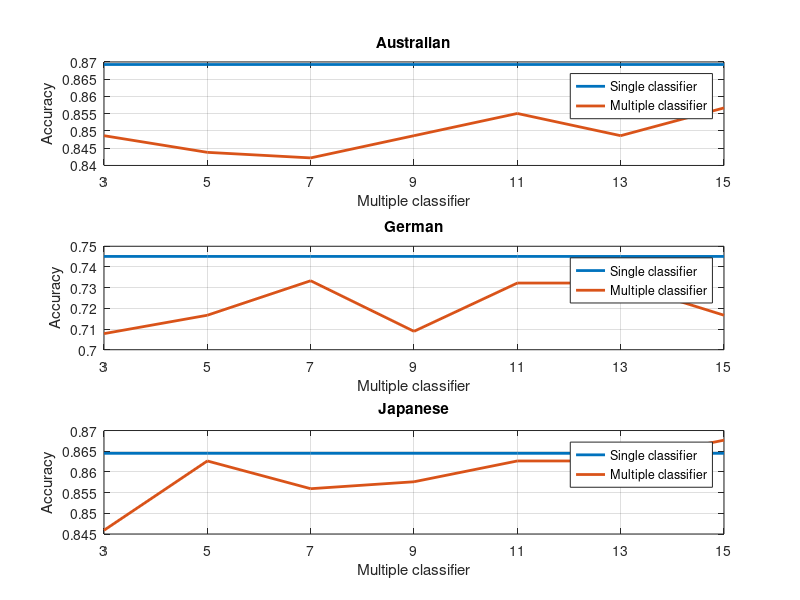

Write the MATLAB code that produced this figure.
clc
close all
clear all

format long

single = importdata("data/single.csv");
multiple = importdata("data/multiple.csv");

% Australian
subplot(3,1,1);
plot([repelem(max(single(:,3)),7)' multiple(2:end,2)], 'LineWidth', 2)
custom_xticks = 1:7;
custom_xtick_labels = {'3', '5', '7', '9', '11', '13', '15'};
xticks(custom_xticks);
xticklabels(custom_xtick_labels);
xlabel('Multiple classifier');
ylabel('Accuracy');
title('Australian');
legend('Single classifier', 'Multiple classifier');
grid on;

% German
subplot(3,1,2);
plot([repelem(max(single(:,4)),7)' multiple(2:end,3)], 'LineWidth', 2)
custom_xticks = 1:7;
custom_xtick_labels = {'3', '5', '7', '9', '11', '13', '15'};
xticks(custom_xticks);
xticklabels(custom_xtick_labels);
xlabel('Multiple classifier');
ylabel('Accuracy');
title('German');
legend('Single classifier', 'Multiple classifier');
grid on;

% Japanese
subplot(3,1,3);
plot([repelem(max(single(:,5)),7)' multiple(2:end,4)], 'LineWidth', 2)
custom_xticks = 1:7;
custom_xtick_labels = {'3', '5', '7', '9', '11', '13', '15'};
xticks(custom_xticks);
xticklabels(custom_xtick_labels);
xlabel('Multiple classifier');
ylabel('Accuracy');
title('Japanese');
legend('Single classifier', 'Multiple classifier');
grid on;